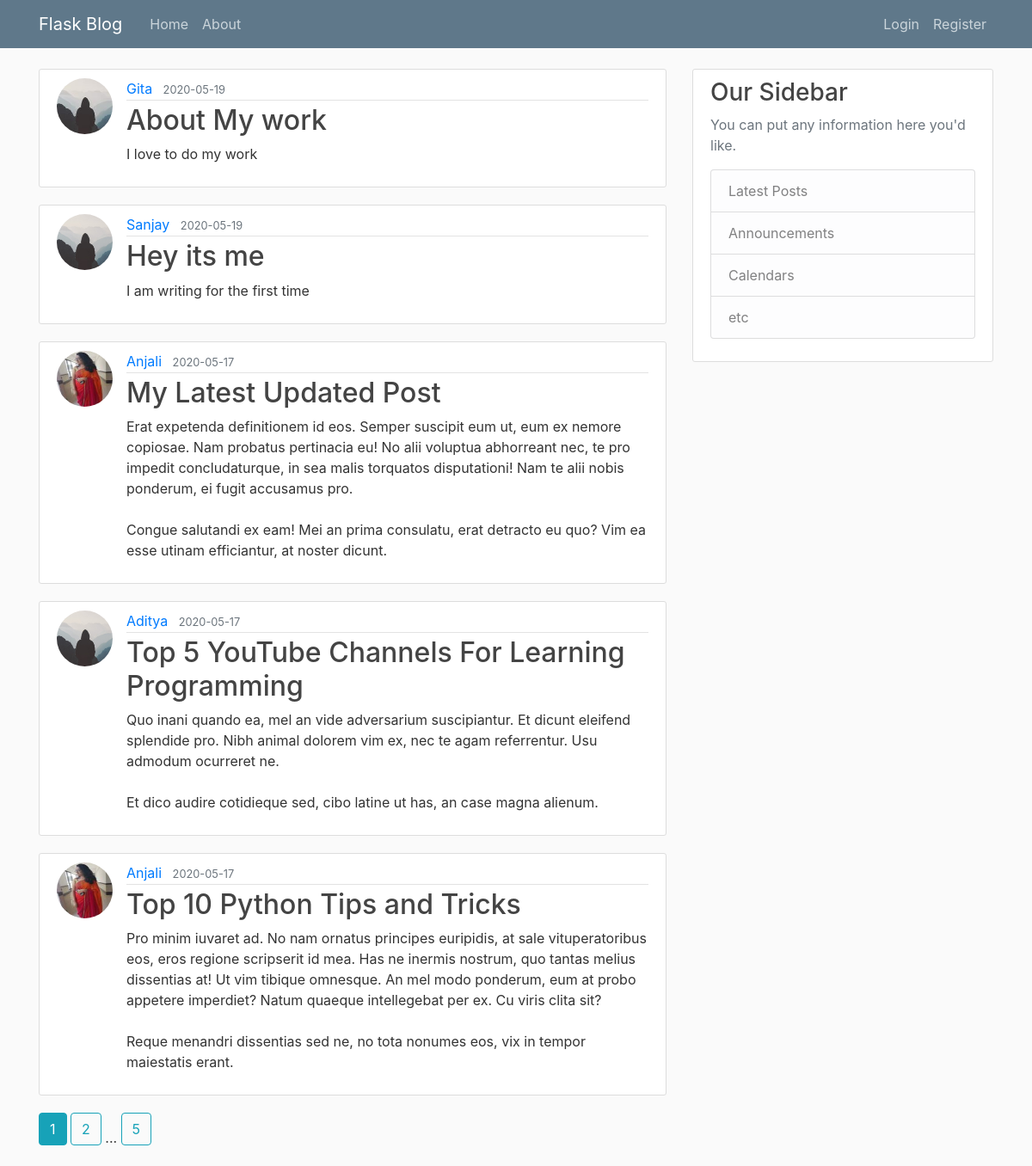
The page /home on the database its author committed.
### flaskblog/models.py (models this page shows, shortened)
class Post(db.Model):
    id = db.Column(db.Integer, primary_key=True)
    title = db.Column(db.String(100), nullable=False)
    date_posted = db.Column(db.DateTime, nullable=False, default=datetime.utcnow)
    content = db.Column(db.Text, nullable=False)
    user_id = db.Column(db.Integer, db.ForeignKey('user.id'), nullable=False)

class User(db.Model, UserMixin):
    id = db.Column(db.Integer, primary_key=True)
    username = db.Column(db.String(20), unique=True, nullable=False)
    email = db.Column(db.String(120), unique=True, nullable=False)
    image_file = db.Column(db.String(20), nullable=False, default='default.jpg')
    password = db.Column(db.String(60), nullable=False)
    posts = db.relationship('Post', backref='author', lazy=True)

### flaskblog/main/routes.py (the view)
@main.route("/")
@main.route("/home")
def home():
    page = request.args.get('page', 1, type=int)
    posts = Post.query.order_by(Post.date_posted.desc()).paginate(page=page, per_page=5)
    return render_template('home.html', posts=posts)

### flaskblog/templates/home.html
{% extends "layout.html" %}
{% block content %}
    {% for post in posts.items %}
        <article class="media content-section">
          <img class="rounded-circle article-img" src="{{ url_for('static', filename='profile_pics/' + post.author.image_file) }}">
          <div class="media-body">
            <div class="article-metadata">
              <a class="mr-2" href="{{ url_for('users.user_posts', username=post.author.username) }}">{{ post.author.username }}</a>
              <small class="text-muted">{{ post.date_posted.strftime('%Y-%m-%d') }}</small>
            </div>
            <h2><a class="article-title" href="{{ url_for('posts.post', post_id=post.id) }}">{{ post.title }}</a></h2>
            <p class="article-content">{{ post.content }}</p>
          </div>
        </article>
    {% endfor %}
    {% for page_num in posts.iter_pages(left_edge=1, right_edge=1, left_current=1, right_current=2) %}
      {% if page_num %}
        {% if posts.page == page_num %}
          <a class="btn btn-info mb-4" href="{{ url_for('main.home', page=page_num) }}">{{ page_num }}</a>
        {% else %}
          <a class="btn btn-outline-info mb-4" href="{{ url_for('main.home', page=page_num) }}">{{ page_num }}</a>
        {% endif %}
      {% else %}
        ...
      {% endif %}
    {% endfor %}
{% endblock content %}

### flaskblog/templates/layout.html (shortened to what this page needs)
<!DOCTYPE html>
<html>
<head>
    <link rel="stylesheet" href="https://maxcdn.bootstrapcdn.com/bootstrap/4.0.0/css/bootstrap.min.css">
    <link rel="stylesheet" type="text/css" href="{{ url_for('static', filename='main.css') }}">
</head>
<body>
    <header class="site-header">
      <nav class="navbar navbar-expand-md navbar-dark bg-steel fixed-top">
        <div class="container">
          <a class="navbar-brand mr-4" href="/">Flask Blog</a>
          <div class="collapse navbar-collapse" id="navbarToggle">
            <div class="navbar-nav mr-auto">
              <a class="nav-item nav-link" href="{{ url_for('main.home') }}">Home</a>
              <a class="nav-item nav-link" href="{{ url_for('main.about') }}">About</a>
            </div>
            <div class="navbar-nav">
              {% if current_user.is_authenticated %}
                <a class="nav-item nav-link" href="{{ url_for('posts.new_post') }}">New Post</a>
                <a class="nav-item nav-link" href="{{ url_for('users.account') }}">Account</a>
                <a class="nav-item nav-link" href="{{ url_for('users.logout') }}">Logout</a>
              {% else %}
                <a class="nav-item nav-link" href="{{ url_for('users.login') }}">Login</a>
                <a class="nav-item nav-link" href="{{ url_for('users.register') }}">Register</a>
              {% endif %}
            </div>
          </div>
        </div>
      </nav>
    </header>
    <main role="main" class="container">
      <div class="row">
        <div class="col-md-8">
          {% block content %}{% endblock %}
        </div>
        <div class="col-md-4">
          <div class="content-section">
            <h3>Our Sidebar</h3>
            <p class='text-muted'>You can put any information here you'd like.
              <ul class="list-group">
                <li class="list-group-item list-group-item-light">Latest Posts</li>
                <li class="list-group-item list-group-item-light">Announcements</li>
                <li class="list-group-item list-group-item-light">Calendars</li>
                <li class="list-group-item list-group-item-light">etc</li>
              </ul>
            </p>
          </div>
        </div>
      </div>
    </main>
</body>
</html>

### flaskblog/static/main.css (style rules this page uses)
body { background: #fafafa; color: #333333; margin-top: 5rem; }
h1, h2, h3, h4, h5, h6 { color: #444444; }
.bg-steel { background-color: #5f788a; }
.site-header .navbar-nav .nav-link { color: #cbd5db; }
.content-section { background: #ffffff; padding: 10px 20px; border: 1px solid #dddddd; border-radius: 3px; margin-bottom: 20px; }
.article-title { color: #444444; }
.article-content { white-space: pre-line; }
.article-img { height: 65px; width: 65px; margin-right: 16px; }
.article-metadata { padding-bottom: 1px; margin-bottom: 4px; border-bottom: 1px solid #e3e3e3 }

### rows shown on the page
Post: image_file (picture), author.username "Gita", date_posted "2020-05-19", title "About My work", content "I love to do my work"
Post: image_file (placeholder picture), author.username "Sanjay", date_posted "2020-05-19", title "Hey its me", content "I am writing for the first time"
Post: image_file (picture), author.username "Anjali", date_posted "2020-05-17", title "My Latest Updated Post", content "Erat expetenda definitionem id eos. Semper suscipit eum ut, eum ex nemore copiosae. Nam probatus pertinacia eu! No alii voluptua abhorreant nec, te pro impedit concludaturque, in sea malis torquatos disputationi! Nam te alii nobis ponderum, ei fugit accusamus pro. Congue salutandi ex eam! Mei an prima consulatu, erat detracto eu quo? Vim ea esse utinam efficiantur, at noster dicunt."
Post: image_file (placeholder picture), author.username "Aditya", date_posted "2020-05-17", title "Top 5 YouTube Channels For Learning Programming", content "Quo inani quando ea, mel an vide adversarium suscipiantur. Et dicunt eleifend splendide pro. Nibh animal dolorem vim ex, nec te agam referrentur. Usu admodum ocurreret ne. Et dico audire cotidieque sed, cibo latine ut has, an case magna alienum."
Post: image_file (picture), author.username "Anjali", date_posted "2020-05-17", title "Top 10 Python Tips and Tricks", content "Pro minim iuvaret ad. No nam ornatus principes euripidis, at sale vituperatoribus eos, eros regione scripserit id mea. Has ne inermis nostrum, quo tantas melius dissentias at! Ut vim tibique omnesque. An mel modo ponderum, eum at probo appetere imperdiet? Natum quaeque intellegebat per ex. Cu viris clita sit? Reque menandri dissentias sed ne, no tota nonumes eos, vix in tempor maiestatis erant."

### other values the page prints
{{ page_num }} "1"
{{ page_num }} "2" "5"
